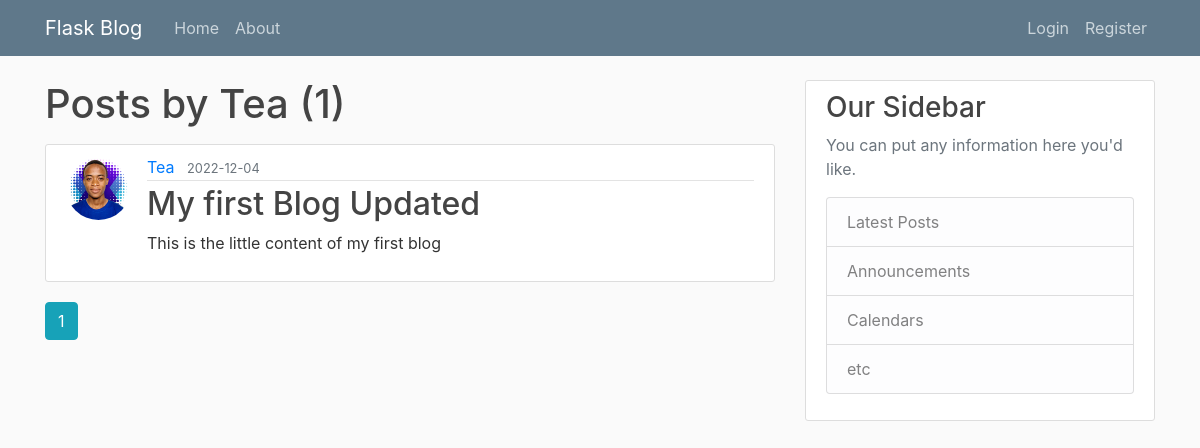
Before: /user/Tea with the older database file.
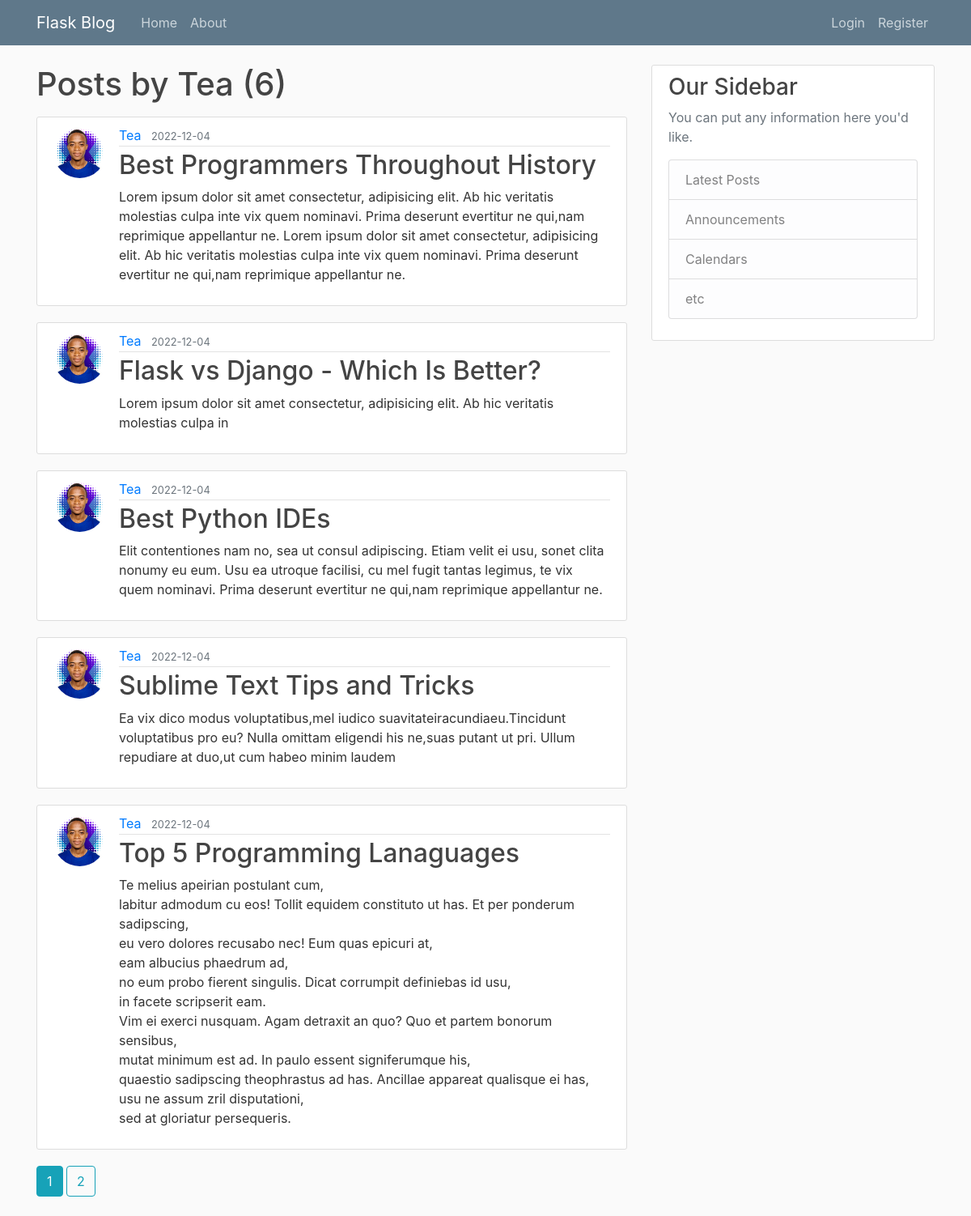
After: the same page with the newer database file.
### flaskblog/models.py (models this page shows, shortened)
class User(db.Model, UserMixin):
    id = db.Column(db.Integer, primary_key=True)
    username = db.Column(db.String(20), unique=True, nullable=False)
    email = db.Column(db.String(120), unique=True, nullable=False)
    image_file = db.Column(db.String(20), nullable=False, default='default.jpg')
    password = db.Column(db.String(60), nullable=False)
    posts = db.relationship('Post', backref='author', lazy=True)

class Post(db.Model):
    id = db.Column(db.Integer, primary_key=True)
    title = db.Column(db.String(100), nullable=False)
    date_posted = db.Column(db.DateTime, nullable=False, default=datetime.utcnow)
    content = db.Column(db.Text, nullable=False)
    user_id = db.Column(db.Integer, db.ForeignKey('user.id'), nullable=False)

### flaskblog/routes.py (the view)
@app.route("/user/<string:username>")
def user_posts(username):
    page = request.args.get('page', 1, type=int)
    user = User.query.filter_by(username=username).first_or_404()
    posts = Post.query.filter_by(author=user)\
        .order_by(Post.date_posted.desc())\
        .paginate(page=page, per_page=5)
    return render_template('user_posts.html', posts=posts, user=user)

### flaskblog/templates/user_posts.html
{% extends "layout.html" %}
{% block content %}
    <h1 class="mb-3">Posts by {{ user.username }} ({{ posts.total }})</h1>
    {% for post in posts.items %}
        <article class="media content-section">
          <img class="rounded-circle article-img" src="{{ url_for('static', filename='profile_pics/' + post.author.image_file) }}">
          <div class="media-body">
            <div class="article-metadata">
              <a class="mr-2" href="{{ url_for('user_posts', username=post.author.username) }}">{{ post.author.username }}</a>
              <small class="text-muted">{{ post.date_posted.strftime('%Y-%m-%d') }}</small>
            </div>
            <h2><a class="article-title" href="{{ url_for('post', post_id=post.id) }}">{{ post.title }}</a></h2>
            <p class="article-content">{{ post.content }}</p>
          </div>
        </article>
    {% endfor %}
    {% for page_num in posts.iter_pages(left_edge=1, right_edge=1, left_current=1, right_current=2) %}
      {% if page_num %}
        {% if posts.page == page_num %}
          <a class="btn btn-info mb-4" href="{{ url_for('user_posts', username=user.username, page=page_num) }}">{{ page_num }}</a>
        {% else %}
          <a class="btn btn-outline-info mb-4" href="{{ url_for('user_posts', username=user.username, page=page_num) }}">{{ page_num }}</a>
        {% endif %}
      {% else %}
        ...
      {% endif %}
    {% endfor %}
{% endblock content %}

### flaskblog/templates/layout.html (shortened to what this page needs)
<!DOCTYPE html>
<html>
<head>
    <link rel="stylesheet" href="https://maxcdn.bootstrapcdn.com/bootstrap/4.0.0/css/bootstrap.min.css">
    <link rel="stylesheet" type="text/css" href="{{ url_for('static', filename='main.css') }}">
</head>
<body>
    <header class="site-header">
      <nav class="navbar navbar-expand-md navbar-dark bg-steel fixed-top">
        <div class="container">
          <a class="navbar-brand mr-4" href="/">Flask Blog</a>
          <div class="collapse navbar-collapse" id="navbarToggle">
            <div class="navbar-nav mr-auto">
              <a class="nav-item nav-link" href="{{ url_for('home') }}">Home</a>
              <a class="nav-item nav-link" href="{{ url_for('about') }}">About</a>
            </div>
            <div class="navbar-nav">
              {% if current_user.is_authenticated %}
                <a class="nav-item nav-link" href="{{ url_for('new_post') }}">New Post</a>
                <a class="nav-item nav-link" href="{{ url_for('account') }}">Account</a>
                <a class="nav-item nav-link" href="{{ url_for('logout') }}">Logout</a>
              {% else %}
                <a class="nav-item nav-link" href="{{ url_for('login') }}">Login</a>
                <a class="nav-item nav-link" href="{{ url_for('register') }}">Register</a>
              {% endif %}
            </div>
          </div>
        </div>
      </nav>
    </header>
    <main role="main" class="container">
      <div class="row">
        <div class="col-md-8">
          {% block content %}{% endblock %}
        </div>
        <div class="col-md-4">
          <div class="content-section">
            <h3>Our Sidebar</h3>
            <p class='text-muted'>You can put any information here you'd like.
              <ul class="list-group">
                <li class="list-group-item list-group-item-light">Latest Posts</li>
                <li class="list-group-item list-group-item-light">Announcements</li>
                <li class="list-group-item list-group-item-light">Calendars</li>
                <li class="list-group-item list-group-item-light">etc</li>
              </ul>
            </p>
          </div>
        </div>
      </div>
    </main>
</body>
</html>

### flaskblog/static/main.css (style rules this page uses)
body { background: #fafafa; color: #333333; margin-top: 5rem; }
h1, h2, h3, h4, h5, h6 { color: #444444; }
.bg-steel { background-color: #5f788a; }
.site-header .navbar-nav .nav-link { color: #cbd5db; }
.content-section { background: #ffffff; padding: 10px 20px; border: 1px solid #dddddd; border-radius: 3px; margin-bottom: 20px; }
.article-title { color: #444444; }
.article-content { white-space: pre-line; }
.article-img { height: 65px; width: 65px; margin-right: 16px; }
.article-metadata { padding-bottom: 1px; margin-bottom: 4px; border-bottom: 1px solid #e3e3e3 }

Changed rows visible on the page:
no longer on this page (row unchanged): Post: image_file (picture), author.username "Tea", date_posted "2022-12-04", title "My first Blog Updated", content "This is the little content of my first blog"
added Post: image_file (picture), author.username "Tea", date_posted "2022-12-04", title "Best Programmers Throughout History", content "Lorem ipsum dolor sit amet consectetur, adipisicing elit. Ab hic veritatis molestias culpa inte vix quem nominavi. Prima deserunt evertitur ne qui,nam reprimique appellantur ne. Lorem ipsum dolor sit amet consectetur, adipisicing elit. Ab hic veritatis molestias culpa inte vix quem nominavi. Prima deserunt evertitur ne qui,nam reprimique appellantur ne."
added Post: image_file (picture), author.username "Tea", date_posted "2022-12-04", title "Flask vs Django - Which Is Better?", content "Lorem ipsum dolor sit amet consectetur, adipisicing elit. Ab hic veritatis molestias culpa in"
added Post: image_file (picture), author.username "Tea", date_posted "2022-12-04", title "Best Python IDEs", content "Elit contentiones nam no, sea ut consul adipiscing. Etiam velit ei usu, sonet clita nonumy eu eum. Usu ea utroque facilisi, cu mel fugit tantas legimus, te vix quem nominavi. Prima deserunt evertitur ne qui,nam reprimique appellantur ne."
added Post: image_file (picture), author.username "Tea", date_posted "2022-12-04", title "Sublime Text Tips and Tricks", content "Ea vix dico modus voluptatibus,mel iudico suavitateiracundiaeu.Tincidunt voluptatibus pro eu? Nulla omittam eligendi his ne,suas putant ut pri. Ullum repudiare at duo,ut cum habeo minim laudem"
added Post: image_file (picture), author.username "Tea", date_posted "2022-12-04", title "Top 5 Programming Lanaguages", content "Te melius apeirian postulant cum, labitur admodum cu eos! Tollit equidem constituto ut has. Et per ponderum sadipscing, eu vero dolores recusabo nec! Eum quas epicuri at, eam albucius phaedrum ad, no eum probo fierent singulis. Dicat corrumpit definiebas id usu, in facete scripserit eam. Vim ei exerci nusquam. Agam detraxit an quo? Quo et partem bonorum sensibus, mutat minimum est ad. In paulo essent signiferumque his, quaestio sadipscing theophrastus ad has. Ancillae appareat qualisque ei has, usu ne assum zril disputationi, sed at gloriatur persequeris."
Other visible differences:
{{ posts.total }}: "1" → "6"
new list line: "2"
